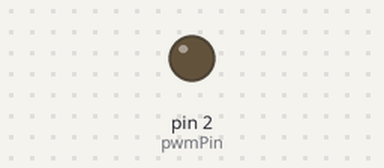
A sketch run on a simulated Arduino Uno, built with avr-gcc and run on an emulated ATmega328P. On the bench: output pins drawn as LEDs (lit = HIGH).

Above: at 0.6 s.
At 2.5 s:
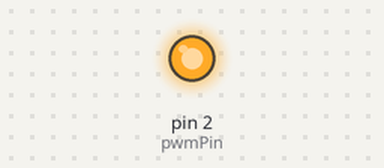
Timing chart, 0 to 6.7 s (numbered marks = the images above):
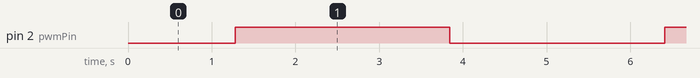

Measured:
- by itself, pin 2 (pwmPin): alternates HIGH for 2.6 s and LOW for 2.6 s

The sketch:

pwm.ino
```cpp
// Pin connected to the PWM output
const int pwmPin = 2;  // 4808 PWM Pin : 2, 3, 12, 13, 14, 15, 16, 17

void setup() {
  // Set the PWM pin as an output
  pinMode(pwmPin, OUTPUT);
}

void loop() {
  // Increase the LED step gradually
  for (int step = 0; step <= 255; step++) {
    analogWrite(pwmPin, step);
    delay(10);
  }

  // Decrease the LED step gradually
  for (int step = 255; step >= 0; step--) {
    analogWrite(pwmPin, step);
    delay(10);
  }
}
```
